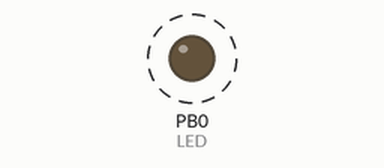
Simulated run of this sketch. Board: ATtiny85, built with avr-gcc and run on an emulated ATtiny85. On the bench: output pins drawn as LEDs (lit = HIGH). Dashed ring = blinking.

Above: at 0.05 s.
Timing chart, 0 to 3.0 s (numbered marks = the images above):
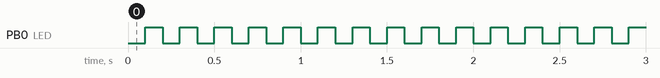

Measured:
- by itself, PB0 (LED): alternates HIGH for 0.10 s and LOW for 0.10 s

The sketch:

simple-test.ino
```cpp
/*
  Attiny85 - programme démo feu tricolore
  avec :
     - Attiny85
     - led rouge
     - led jaune
     - led verte
     - resistance 560 ohms
  Source :     https://www.sla99.fr
  30/11/2019  v0    version initiale

*/

const int LED = 0;

void setup() {
  pinMode(LED, OUTPUT);
}

void loop() {
  //feu vert, 5 sec
  digitalWrite(LED, LOW);
  delay(100);
  digitalWrite(LED, HIGH);
  delay(100);

}
```
